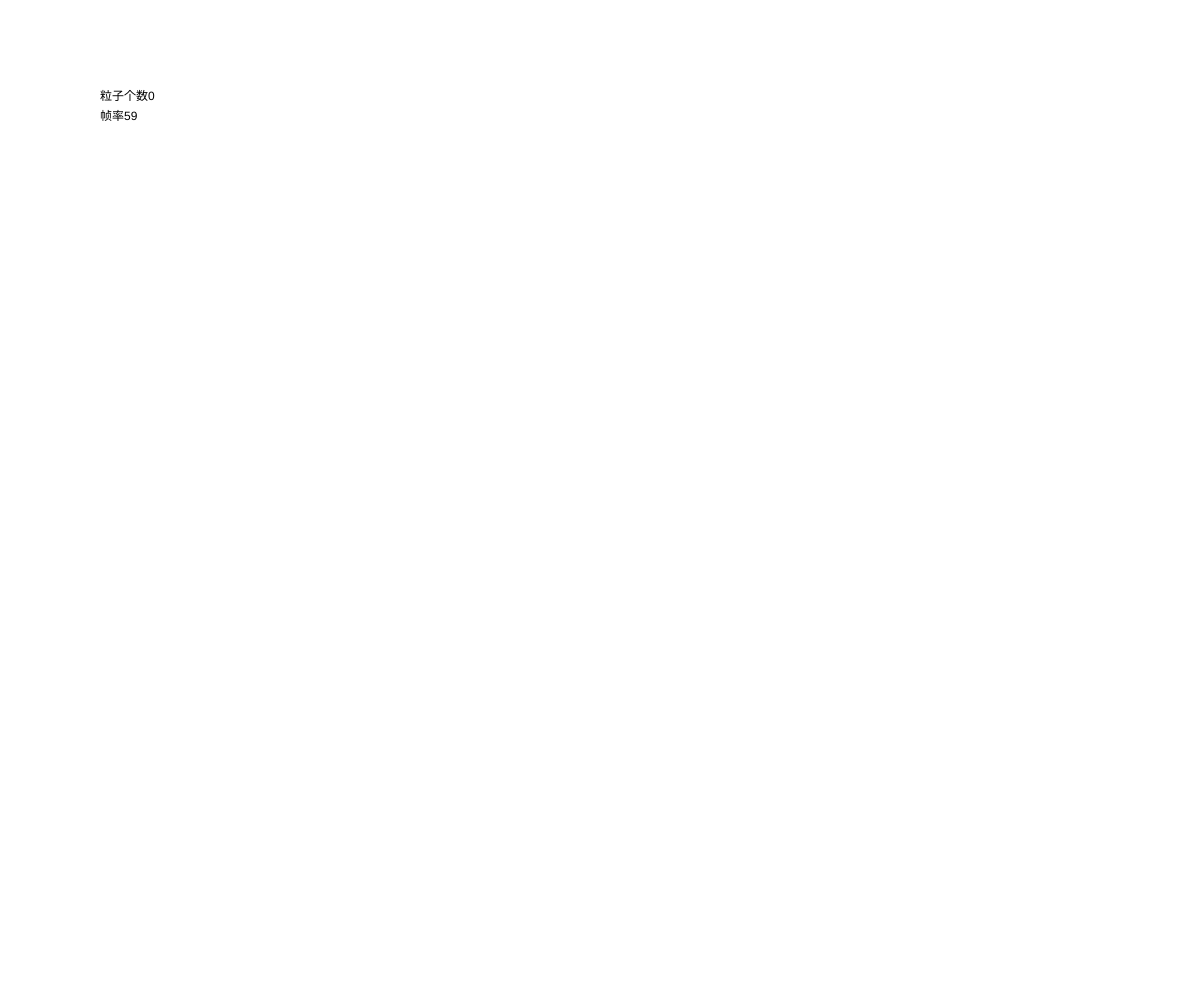
Frame 1 (no input)
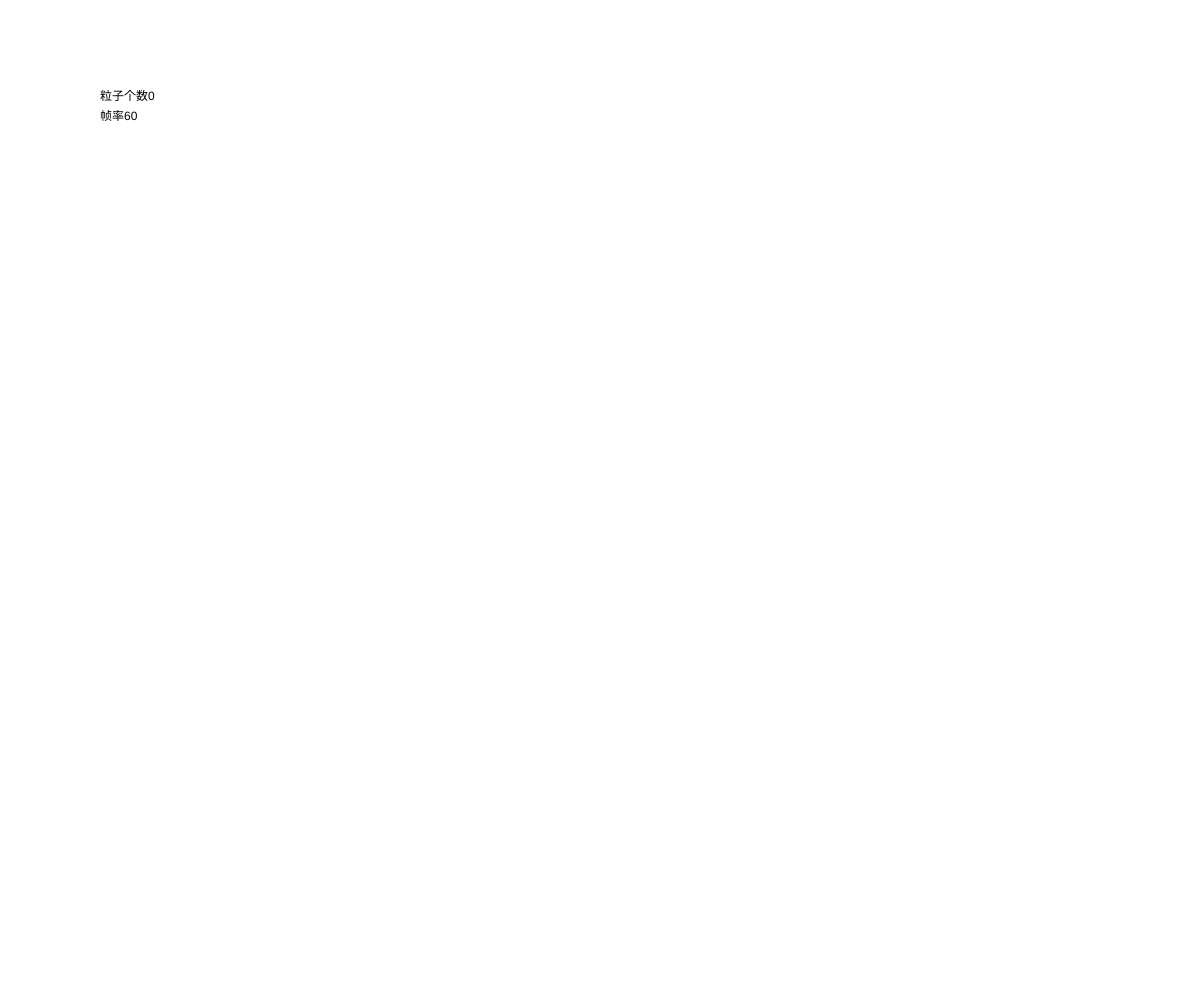
Frame 60 (no input)
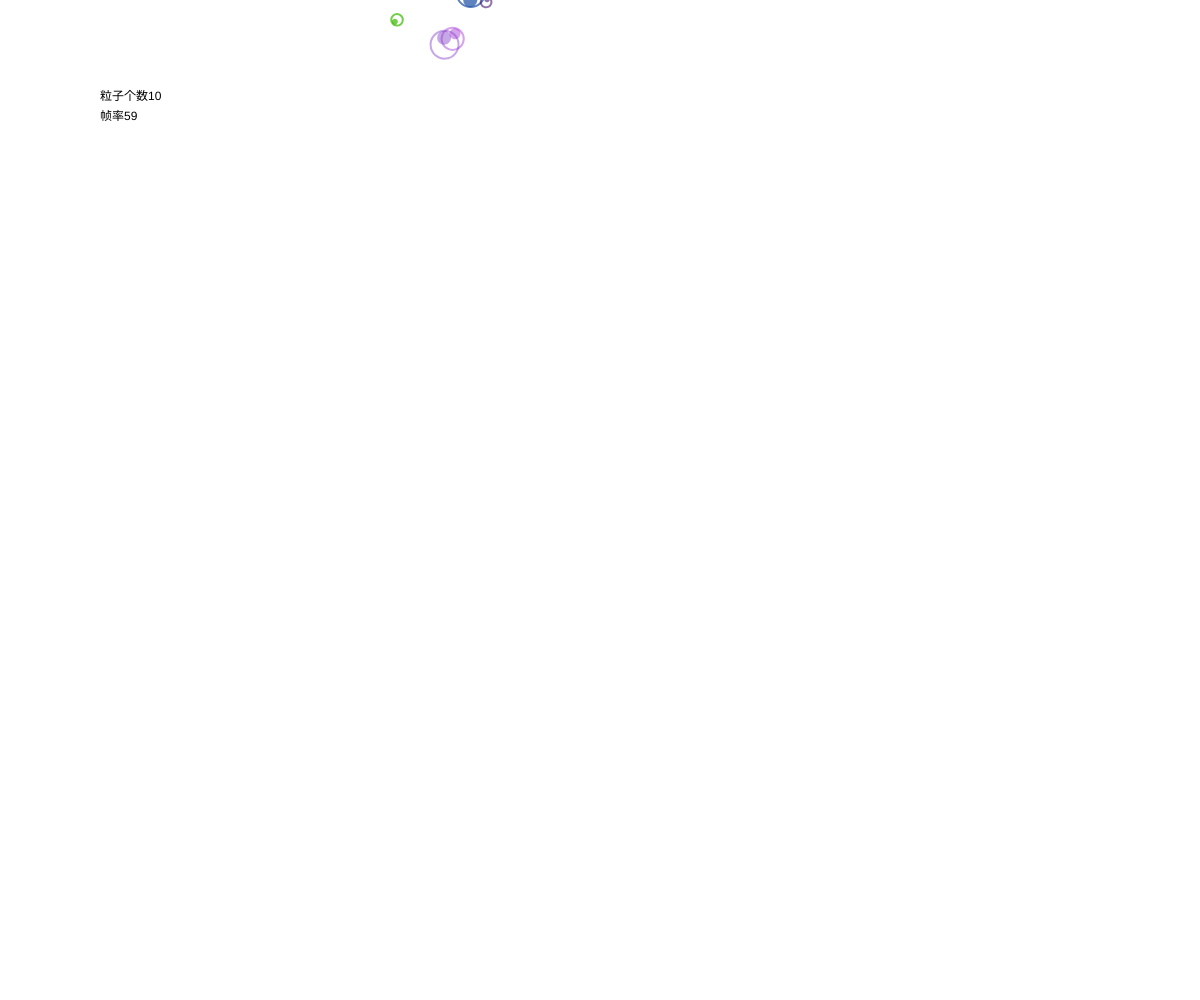
Frame 120 (the mouse pressed at the canvas centre since frame 60)

The p5.js sketch that drew these frames (run headless with seeded random() and noise() and a simulated clock; from frame 60 on, the mouse is pressed at the canvas centre):

// p5.js sketch
// ── sketch.js
class Particle{
  constructor(pos,size,lifespan){
    this.lifespan = lifespan;
    this.size = size;
    this.isDead = lifespan <= 0;

    this.pos = pos.copy();
    this.vel = createVector();
    this.acc = createVector();

    this.angle = random(0,Math.PI * 2);
    this.angleAcc = 0;
    this.angleVel = 0;

    this.color = color(random(0,255),random(0,255),random(0,255),255);
  }

  applyForce(force){
    this.acc.add(force);
  }

  applyTorque(torque){
    this.angleAcc += torque;
  }

  update(){
    this.vel.add(this.acc);
    this.pos.add(this.vel);
    this.acc.mult(0);

    this.angleVel += this.angleAcc;
    this.angle += this.angleVel;

    this.lifespan -= 1;
    if(this.lifespan <= 0)  {
      this.isDead = true;
      this.lifespan = 0;
    }
  }

  display(){
    this.color.setAlpha(this.lifespan);
    push();
      translate(this.pos.x,this.pos.y);
      rotate(this.angle);

      stroke(this.color);
      strokeWeight(2);
      noFill();
      circle(0,0,this.size);
      fill(this.color);
      noStroke();
      circle(0,0+this.size/4,this.size/2);
    pop();
  }
}

class RectParticle extends Particle{
  constructor(pos,size,lifespan){
    super(pos,size,lifespan);
  }

  display(){
    this.color.setAlpha(this.lifespan);
    push();
      translate(this.pos.x,this.pos.y);
      rotate(this.angle);

      stroke(this.color);
      strokeWeight(2);
      noFill();
      rect(0,0,this.size,this.size);
      fill(this.color);
      noStroke();
      rect(0,0+this.size/4,this.size/2,this.size/2);
    pop();
  }
}

class ParticleSystem{
  constructor(){
    this.arr = [];
    this.pos = createVector(mouseX,mouseY);
  }

  generate(len){
    let rand = random(0,1);
    for(let i = 0;i < len;i ++){
      let life = random(100,300);
      let size = random(10,30);
      let randPos = p5.Vector.random2D().mult(random(30,60));
      let particle = null;
      if(rand > 0.5){
        particle = new Particle(randPos.add(this.pos),size,life);
      }else{
        particle = new RectParticle(randPos.add(this.pos),size,life);
      }
      this.arr.push(particle);
    }
  }

  getNum(){
    return this.arr.length;
  }

  applyForce(force){
    this.arr.forEach((p)=>{
      p.applyForce(force);
    });
  }

  applyTorque(torque){
    this.arr.forEach((p)=>{
      p.applyTorque(torque);
    });
  }

  run(){
    this.pos = createVector(mouseX,mouseY);
    text(`粒子个数${this.getNum()}`,100,100);
    text(`帧率${Math.floor(frameRate())}`,100,120);

    for(let i = this.arr.length - 1;i >= 0;i --){
      let item = this.arr[i];
      if(item.isDead){
        this.arr.splice(i,1);
      }
    }

    this.arr.forEach((p)=>{
      // p.applyForce(p5.Vector.random2D());
      // p.applyTorque(random(-0.1,0.1));
      p.update();
      p.display();
    });
  }
}


let particelSystem = null;
let canGen = true;
function setup() {
  createCanvas(windowWidth,windowHeight);
  particelSystem = new ParticleSystem();
}

function draw() {
  background(255);
  if(mouseIsPressed && canGen){
    canGen = false;
    particelSystem.generate(10);
  }
  particelSystem.applyForce(p5.Vector.random2D().mult(3));
  particelSystem.applyTorque(random(-0.4,0.4));

  particelSystem.run();
}

function mouseReleased(){
  canGen = true;
}
